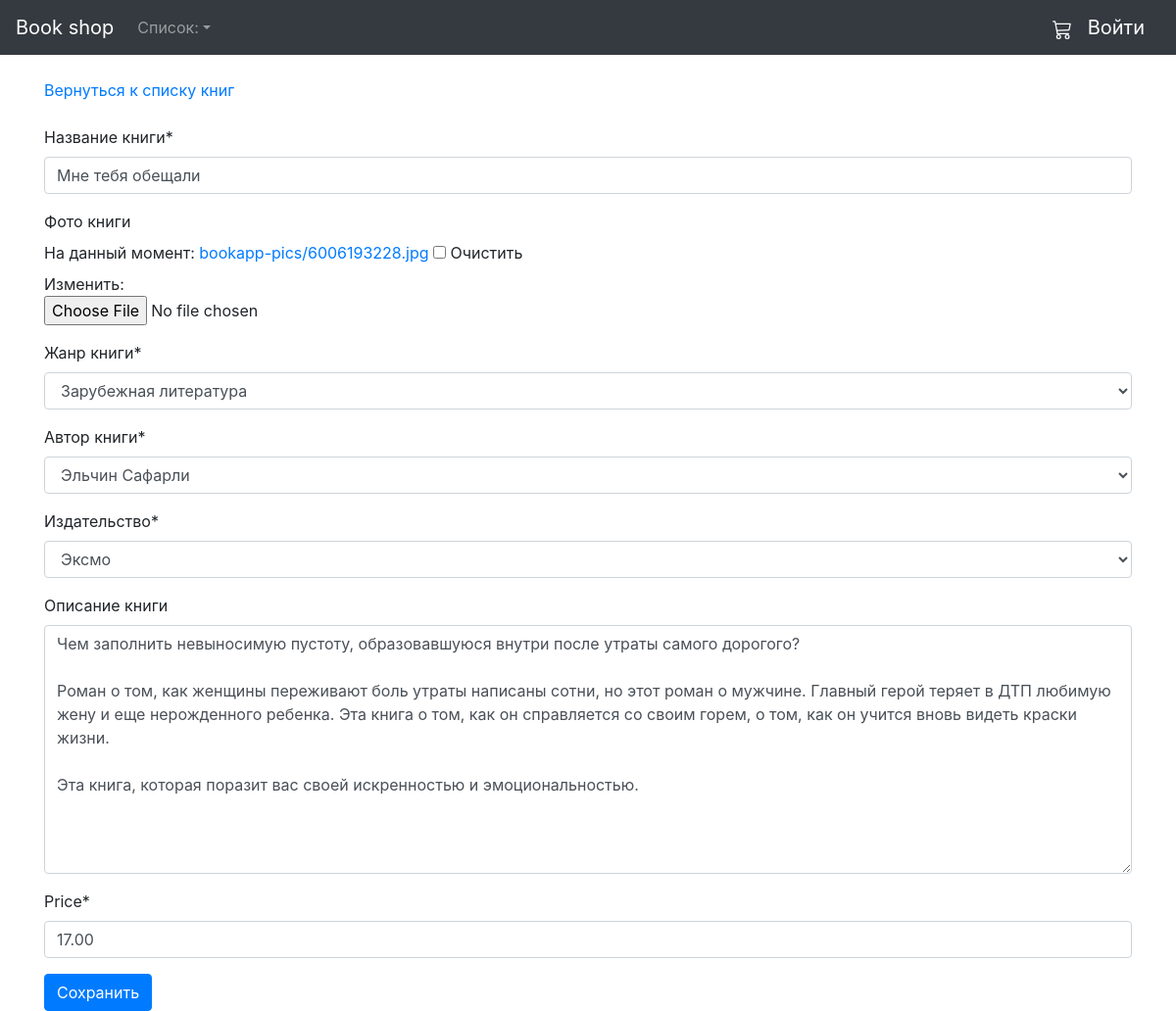
The page /book/update-bookapp/1 on the database its author committed.
### book/models.py (models this page shows, shortened)
class BookApp(models.Model):
    name = models.CharField(
        verbose_name='Название книги',
        max_length=50
    )
    image = models.ImageField(
        verbose_name='Фото книги',
        upload_to='bookapp-pics',
        null=True,
        blank=True
    )
    genre = models.ForeignKey(
        Genre, on_delete=models.PROTECT,
        verbose_name='Жанр книги',
        related_name='all_book'
    )
    authors = models.ForeignKey(
        Authors, on_delete=models.PROTECT,
        verbose_name='Автор книги',
        related_name='books'
    )
    publisher = models.ForeignKey(
        Publisher, on_delete=models.PROTECT,
        verbose_name='Издательство',
        related_name='all_book'
    )
    year = models.IntegerField(
        verbose_name='Год издания',
        max_length=4
    )
    description = models.TextField(
        verbose_name='Описание книги',
        null=True,
        blank=True
    )
    price = models.DecimalField(
        max_digits=10,
        decimal_places=2
    )
    slug = models.SlugField(max_length=200, db_index=True)
    stock = models.PositiveIntegerField()
    available = models.BooleanField(default=True)
    created = models.DateTimeField(
        verbose_name="Создано",
        auto_now=False,
        auto_now_add=True
    )
    updated = models.DateTimeField(
        verbose_name="Изменено",
        auto_now=True,
        auto_now_add=False
    )

### testgenre/models.py (models this page shows)
class Genre(models.Model):
    name = models.CharField(
        verbose_name='Название жанра',
        max_length=50
    )
    description = models.TextField(
        verbose_name='Описание жанра',
        null=True,
        blank=True
    )
    created = models.DateTimeField(
        verbose_name="Создано",
        auto_now=False,
        auto_now_add=True
    )
    updated = models.DateTimeField(
        verbose_name="Изменено",
        auto_now=True,
        auto_now_add=False
    )
    def __str__(self):
        return self.name

### authors/models.py (models this page shows)
class Authors(models.Model):
    name = models.CharField(
        verbose_name='ФИО автора',
        max_length=50
    )
    description = models.TextField(
        verbose_name='Биография',
        null=True,
        blank=True
    )
    def __str__(self):
        return self.name

### book/views.py (the view)
# urls.py: path('update-bookapp/<int:pk>', views.UpdateBookApp.as_view(), name="update"),
class UpdateBookApp(UpdateView):
    model = BookApp
    form_class = CreateBookAppForm
    template_name = 'bookapp/update-bookapp.html'
    success_url = reverse_lazy('bookapp:list')

### book/forms.py
class CreateBookAppForm(forms.ModelForm):
    class Meta:
        model = BookApp
        fields = (
            'name',
            'image',
            'genre',
            'authors',
            'publisher',
            'description',
            'price',
        )

### publisher/models.py (called while the page is built)
    def __str__(self):
        return self.name

### book/templates/bookapp/update-bookapp.html (shortened to what this page needs)
{% extends 'templates/base.html' %}
{% load static %}
{% load crispy_forms_tags %}
{%block body%}
    <a href="{% url 'bookapp:list' %}" >Вернуться к списку книг</a>
    <br>
    <br>
    <form action="" method="post">
        {{form|crispy}}
        <input type="submit" class="btn btn-primary" value="Сохранить">
    </form>
{%endblock body%}

### static/css/starter-template.css (style rules this page uses)
body { padding-top: 5rem; }

### rows shown on the page
BookApp: name "Мне тебя обещали", genre "Зарубежная литература", authors "Эльчин Сафарли", publisher "Эксмо", description "Чем заполнить невыносимую пустоту, образовавшуюся внутри после утраты самого дорогого? Роман о том, как женщины переживают боль утраты написаны сотни, но этот роман о мужчине. Главный герой теряет в ДТП любимую жену и еще нерожденного ребенка. Эта книга о том, как он справляется со своим горем, о том, как он учится вновь видеть краски жизни. Эта книга, которая поразит вас своей искренностью и эмоциональностью.", price "17.00"
